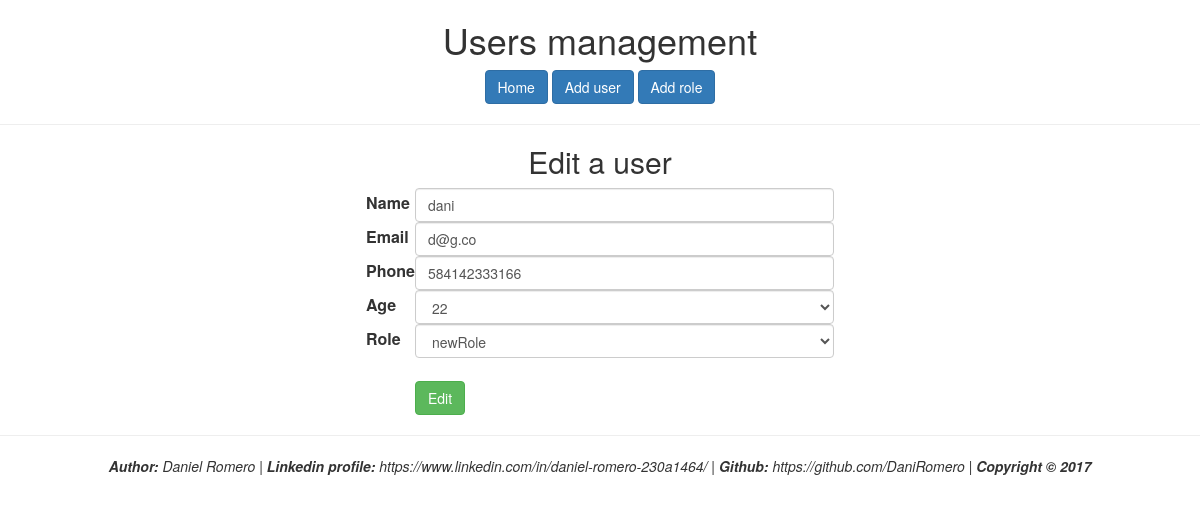
Page /index.php/users/edit/1 on the committed database.
### tables this page shows
CREATE TABLE `users` (
  `iduser` int(11) NOT NULL AUTO_INCREMENT,
  `name` varchar(45) NOT NULL,
  `email` varchar(45) NOT NULL,
  `phone` varchar(45) NOT NULL,
  `age` int(11) NOT NULL,
  `role` varchar(45) NOT NULL,
  PRIMARY KEY (`iduser`)
);

CREATE TABLE `roles` (
  `id` int(11) NOT NULL AUTO_INCREMENT,
  `name` varchar(45) NOT NULL,
  PRIMARY KEY (`id`)
);

### application/controllers/Users.php (called while the page is built, shortened)
<?php
class Users extends CI_Controller {
    public function __construct()
    {
        $this->load->model('roles_model');
        $this->load->model('users_model');
        $this->load->helper('url_helper');
    }
    public function edit()
    {
        $id = $this->uri->segment(3);
        $this->load->helper('form');
        $this->load->library('form_validation');
        $data['title'] = 'Edit a user';
        $data['user'] = $this->users_model->get_users_by_id($id);
        $data['roles'] = $this->roles_model->get_roles();
        $this->form_validation->set_rules('name', 'Name', 'trim|required');
        $this->form_validation->set_rules('email', 'Email', 'trim|required|valid_email');
        $this->form_validation->set_rules('phone', 'Phone', 'trim|required|regex_match[/^[0-9]{12}$/]');
        $this->form_validation->set_rules('age', 'Age', 'trim|required');
        $this->form_validation->set_rules('role', 'Role', 'trim|required');
        if ($this->form_validation->run() === FALSE)
        {
            $this->load->view('templates/header', $data);
            $this->load->view('user/edit', $data);
            $this->load->view('templates/footer');
        }
        else
        {
            $this->users_model->set_user($id);
            $this->load->view('user/success');
            redirect( base_url() . 'index.php/users');
        }
    }
}

### index.php (called while the page is built, shortened)
<?php
require_once BASEPATH.'core/CodeIgniter.php';

### application/models/Users_model.php (called while the page is built, shortened)
<?php
class Users_model extends CI_Model {
    public function get_users_by_id($id = 0)
    {
        $query = $this->db->get_where('users', array('iduser' => $id));
        return $query->row_array();
    }
}

### application/models/Roles_model.php (called while the page is built, shortened)
<?php
class Roles_model extends CI_Model {
    public function get_roles()
    {
        $query = $this->db->get('roles');
        return $query->result_array();
    }
}

### application/views/user/edit.php (the view)
<h2 class="text-center"><?php echo $title; ?></h2>
<?php echo form_open('users/edit/'.$user['iduser'], array('name'=>'user')); ?>
    <table style="margin: auto;">
        <tr>
            <td><label for="name">Name</label></td>
            <td><input class="form-control" type="input" name="name" size="50" value="<?php echo $user['name']; ?>" /></td>
        </tr>
        <tr>
            <td><label for="email">Email</label></td>
            <td><input class="form-control" type="input" name="email" size="50" value="<?php echo $user['email']; ?>" /></td>
        </tr>
        <tr>
            <td><label for="phone">Phone</label></td>
            <td><input class="form-control" type="input" name="phone" size="50" value="<?php echo $user['phone']; ?>"  /></td>
        </tr>
        <tr>
            <td><label for="age">Age</label></td>
            <td><select class="form-control" name="age">
                <?php
                    for ($i=1; $i<=100; $i++)
                    {
                        ?>
                            <option value="<?php echo $i;?>" <?php if ($i == $user['age']) echo "selected='true'" ?> ><?php echo $i;?></option>
                        <?php
                    }
                ?>
                </select>
            </td>
        </tr>
        <tr>
            <td><label for="role">Role</label></td>
            <td><select class="form-control" name="role" value="<?php echo $user['role']; ?>" >
                <?php foreach ($roles as $role): ?>
                    <option value="<?php echo $role['name'];?>" <?php if (strcmp($role['name'], $user['role']) == 0) echo "selected='true'" ?> ><?php echo $role['name'];?></option>
                <?php endforeach; ?>
                </select>
            </td>
        </tr>
        <tr>
            <td></td>
            <td><br><input class="btn btn-success" type="submit" name="submit" value="Edit" /></td>
        </tr>
    </table>
</form>

### rows in the picture
users: name "dani", email "d@g.co", phone "584142333166", age "22", role "newRole"

### other values in the picture
$title "Edit a user"
